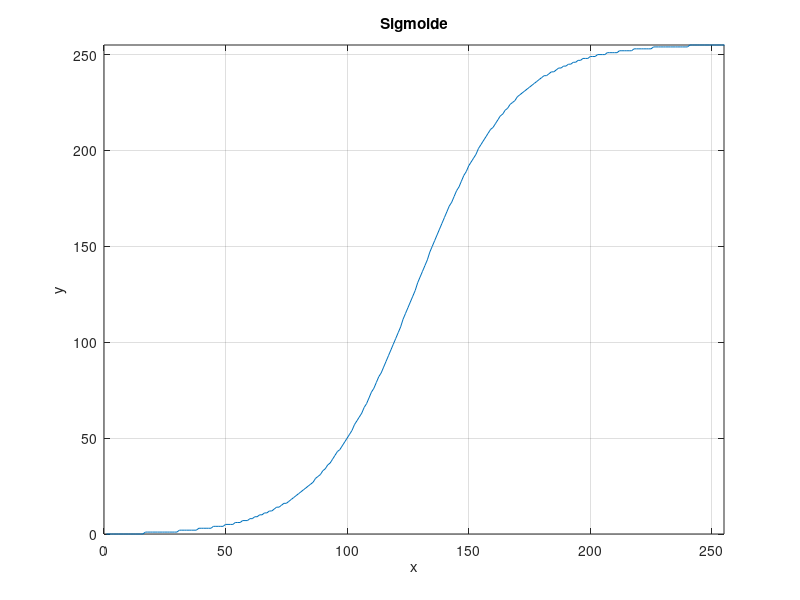

This figure's MATLAB source: (Note: this script raises an error after producing the figure.)
close all; clear all; clc;

function [lut] = get_lut(slope)
    x = 0:1:255;
    inflec = 127;

    lut_aux = 1./(1 + exp(-slope*(x - inflec)));

    lut = mat2gray(lut_aux);
    lut = uint8(lut.*255);
end

%Sigmoid

% Aloca uint8
% para depois usar funcao intlut (y1 é a LUT)
% Equação da sigmoide

slope = 0.05;
inflec = 127;

x = 0:1:255;

y1 = 1./(1 + exp(-slope*(x - inflec)));

y1n = mat2gray(y1);
y1n = uint8(y1n.*255);

% Display
figure, plot(y1n)
xlim([0 255]), ylim([0 255])
grid on
title('Sigmoide')
xlabel('x'), ylabel('y')

% Leitura da imagem
A = imread('vpfig.png');

% Img original
figure, title('Original'), imshow(A);

var = 0.0005;

for n = 1:1:10
    lut = get_lut(var);

    An = intlut(A, lut);

    % title_text = text(0.5, 0.5, sprintf());

    figure, title('slope %f', n), imshow(An);

    var = 10*var;
end
